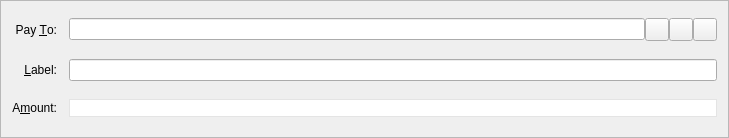
<?xml version="1.0" encoding="UTF-8"?>
<ui version="4.0">
 <class>SendCoinsEntry</class>
 <widget class="QFrame" name="SendCoinsEntry">
  <property name="geometry">
   <rect>
    <x>0</x>
    <y>0</y>
    <width>729</width>
    <height>138</height>
   </rect>
  </property>
  <property name="windowTitle">
   <string>Form</string>
  </property>
  <property name="frameShape">
   <enum>QFrame::StyledPanel</enum>
  </property>
  <property name="frameShadow">
   <enum>QFrame::Sunken</enum>
  </property>
  <layout class="QGridLayout" name="gridLayout">
   <property name="spacing">
    <number>12</number>
   </property>
   <item row="5" column="0">
    <widget class="QLabel" name="label">
     <property name="styleSheet">
      <string notr="true"/>
     </property>
     <property name="text">
      <string>A&amp;mount:</string>
     </property>
     <property name="alignment">
      <set>Qt::AlignRight|Qt::AlignTrailing|Qt::AlignVCenter</set>
     </property>
     <property name="buddy">
      <cstring>payAmount</cstring>
     </property>
    </widget>
   </item>
   <item row="3" column="0">
    <widget class="QLabel" name="label_2">
     <property name="styleSheet">
      <string notr="true"/>
     </property>
     <property name="text">
      <string>Pay &amp;To:</string>
     </property>
     <property name="alignment">
      <set>Qt::AlignRight|Qt::AlignTrailing|Qt::AlignVCenter</set>
     </property>
     <property name="buddy">
      <cstring>payTo</cstring>
     </property>
    </widget>
   </item>
   <item row="5" column="1">
    <widget class="CryptobullionAmountField" name="payAmount">
     <property name="styleSheet">
      <string notr="true">border: 1px solid #E4E4E4;</string>
     </property>
    </widget>
   </item>
   <item row="4" column="1">
    <layout class="QHBoxLayout" name="horizontalLayout_2">
     <property name="spacing">
      <number>0</number>
     </property>
     <item>
      <widget class="QValidatedLineEdit" name="addAsLabel">
       <property name="enabled">
        <bool>true</bool>
       </property>
       <property name="toolTip">
        <string>Enter a label for this address to add it to your address book</string>
       </property>
      </widget>
     </item>
    </layout>
   </item>
   <item row="4" column="0">
    <widget class="QLabel" name="label_4">
     <property name="styleSheet">
      <string notr="true"/>
     </property>
     <property name="text">
      <string>&amp;Label:</string>
     </property>
     <property name="alignment">
      <set>Qt::AlignRight|Qt::AlignTrailing|Qt::AlignVCenter</set>
     </property>
     <property name="buddy">
      <cstring>addAsLabel</cstring>
     </property>
    </widget>
   </item>
   <item row="3" column="1">
    <layout class="QHBoxLayout" name="payToLayout">
     <property name="spacing">
      <number>0</number>
     </property>
     <item>
      <widget class="QValidatedLineEdit" name="payTo">
       <property name="toolTip">
        <string>The address to send the payment to  (e.g. 4Zo1ga6xuKuQ7JV7M9rGDoxdbYwV5zgQJ5)</string>
       </property>
       <property name="maxLength">
        <number>34</number>
       </property>
      </widget>
     </item>
     <item>
      <widget class="QToolButton" name="addressBookButton">
       <property name="toolTip">
        <string>Choose address from address book</string>
       </property>
       <property name="text">
        <string/>
       </property>
       <property name="icon">
        <iconset resource="../cryptobullion.qrc">
         <normaloff>:/icons/address-book</normaloff>:/icons/address-book</iconset>
       </property>
       <property name="shortcut">
        <string>Alt+A</string>
       </property>
      </widget>
     </item>
     <item>
      <widget class="QToolButton" name="pasteButton">
       <property name="toolTip">
        <string>Paste address from clipboard</string>
       </property>
       <property name="text">
        <string/>
       </property>
       <property name="icon">
        <iconset resource="../cryptobullion.qrc">
         <normaloff>:/icons/editpaste</normaloff>:/icons/editpaste</iconset>
       </property>
       <property name="shortcut">
        <string>Alt+P</string>
       </property>
      </widget>
     </item>
     <item>
      <widget class="QToolButton" name="deleteButton">
       <property name="toolTip">
        <string>Remove this recipient</string>
       </property>
       <property name="text">
        <string/>
       </property>
       <property name="icon">
        <iconset resource="../cryptobullion.qrc">
         <normaloff>:/icons/remove</normaloff>:/icons/remove</iconset>
       </property>
      </widget>
     </item>
    </layout>
   </item>
  </layout>
 </widget>
 <customwidgets>
  <customwidget>
   <class>QValidatedLineEdit</class>
   <extends>QLineEdit</extends>
   <header>qvalidatedlineedit.h</header>
  </customwidget>
  <customwidget>
   <class>CryptobullionAmountField</class>
   <extends>QLineEdit</extends>
   <header>cryptobullionamountfield.h</header>
   <container>1</container>
  </customwidget>
 </customwidgets>
 <resources>
  <include location="../cryptobullion.qrc"/>
 </resources>
 <connections/>
</ui>
